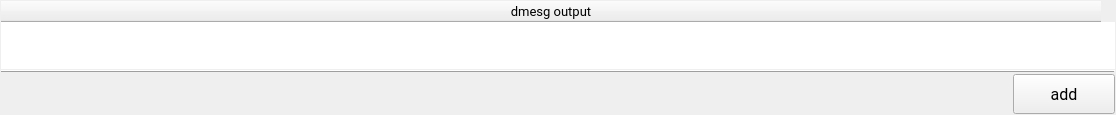
      <widget class="QWidget" name="pgDmesg">
       <layout class="QVBoxLayout" name="verticalLayout_4">
        <property name="spacing">
         <number>1</number>
        </property>
        <property name="leftMargin">
         <number>1</number>
        </property>
        <property name="topMargin">
         <number>1</number>
        </property>
        <property name="rightMargin">
         <number>1</number>
        </property>
        <property name="bottomMargin">
         <number>1</number>
        </property>
        <item>
         <widget class="QTableWidget" name="tableDmesgList">
          <property name="sizePolicy">
           <sizepolicy hsizetype="Expanding" vsizetype="Expanding">
            <horstretch>0</horstretch>
            <verstretch>0</verstretch>
           </sizepolicy>
          </property>
          <property name="font">
           <font>
            <family>Roboto</family>
            <pointsize>10</pointsize>
           </font>
          </property>
          <property name="frameShape">
           <enum>QFrame::NoFrame</enum>
          </property>
          <property name="midLineWidth">
           <number>0</number>
          </property>
          <property name="sizeAdjustPolicy">
           <enum>QAbstractScrollArea::AdjustToContentsOnFirstShow</enum>
          </property>
          <property name="alternatingRowColors">
           <bool>true</bool>
          </property>
          <property name="selectionMode">
           <enum>QAbstractItemView::MultiSelection</enum>
          </property>
          <property name="selectionBehavior">
           <enum>QAbstractItemView::SelectRows</enum>
          </property>
          <attribute name="horizontalHeaderDefaultSectionSize">
           <number>1100</number>
          </attribute>
          <column>
           <property name="text">
            <string>dmesg output</string>
           </property>
          </column>
         </widget>
        </item>
        <item>
         <widget class="Line" name="line_3">
          <property name="frameShadow">
           <enum>QFrame::Raised</enum>
          </property>
          <property name="orientation">
           <enum>Qt::Horizontal</enum>
          </property>
         </widget>
        </item>
        <item>
         <layout class="QHBoxLayout" name="horizontalLayout">
          <item>
           <spacer name="horizontalSpacer_3">
            <property name="orientation">
             <enum>Qt::Horizontal</enum>
            </property>
            <property name="sizeHint" stdset="0">
             <size>
              <width>40</width>
              <height>20</height>
             </size>
            </property>
           </spacer>
          </item>
          <item>
           <widget class="QPushButton" name="btnLoadDmesg">
            <property name="minimumSize">
             <size>
              <width>102</width>
              <height>40</height>
             </size>
            </property>
            <property name="maximumSize">
             <size>
              <width>102</width>
              <height>40</height>
             </size>
            </property>
            <property name="font">
             <font>
              <family>Roboto</family>
              <pointsize>12</pointsize>
             </font>
            </property>
            <property name="text">
             <string>add</string>
            </property>
            <property name="icon">
             <iconset resource="resources.qrc">
              <normaloff>:/test/pictures/plus-circle.svg</normaloff>:/test/pictures/plus-circle.svg</iconset>
            </property>
            <property name="iconSize">
             <size>
              <width>20</width>
              <height>20</height>
             </size>
            </property>
           </widget>
          </item>
         </layout>
        </item>
       </layout>
      </widget>
